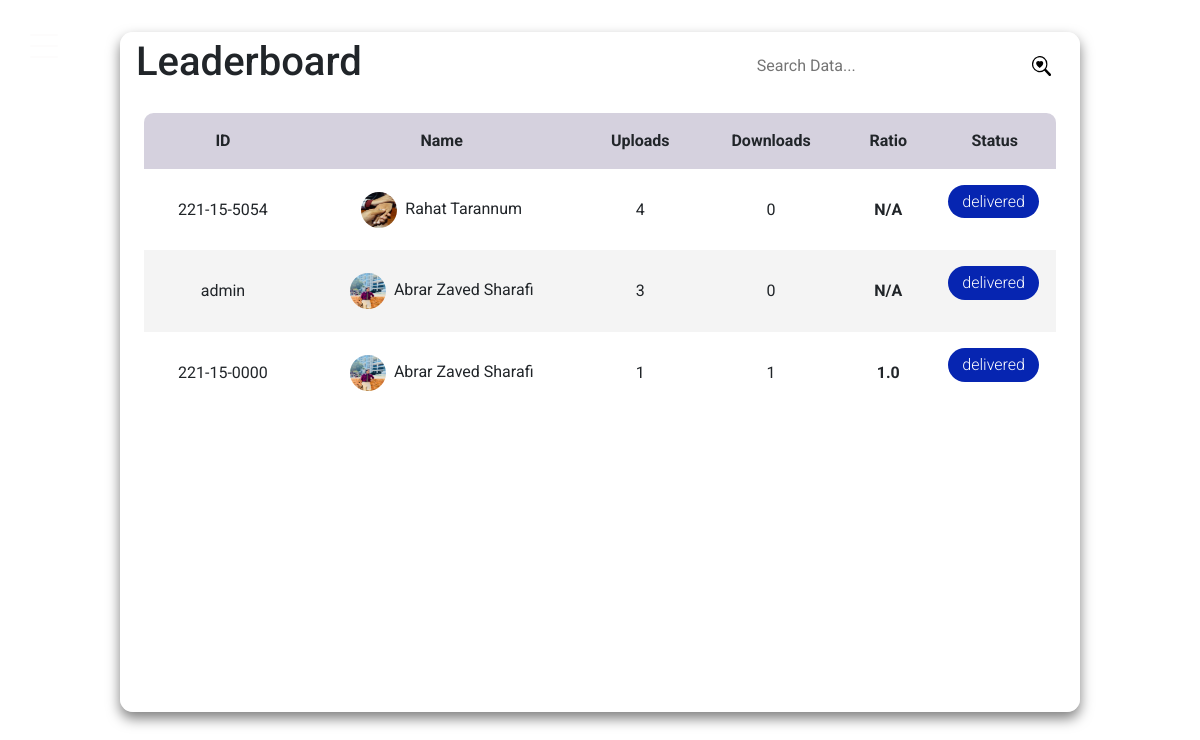
Page /dashboard/leaderboard on the earlier database version.
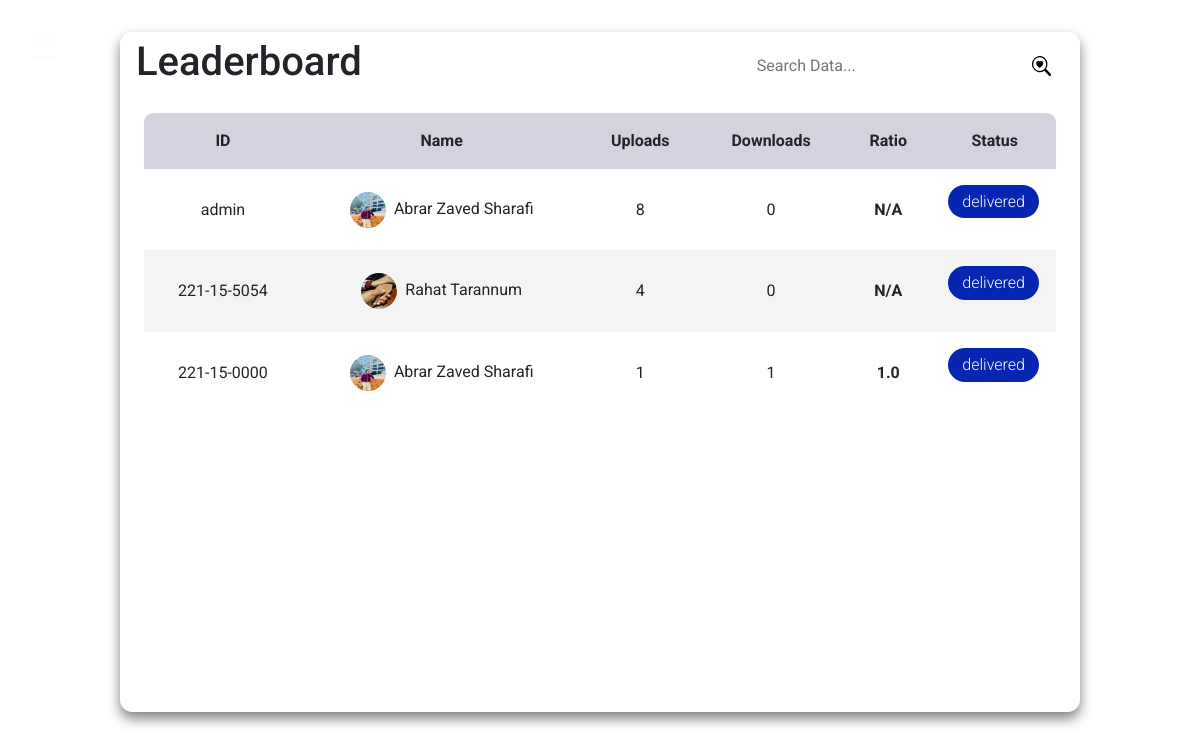
Same page on the later database version.
### dashboard/models.py (models this page shows, shortened)
class UserAttribute(models.Model):
    user=models.ForeignKey(Student, verbose_name="User", on_delete=models.CASCADE)
    uploads=models.IntegerField(default=0)
    downloads=models.IntegerField(default=0)

### authentication/models.py (models this page shows)
class Student(AbstractBaseUser, PermissionsMixin):
    student_id = models.CharField(max_length=50, unique=True)
    profile_pic=models.ImageField(upload_to='profile_pic/',null=True,blank=True)
    name = models.CharField(max_length=150, blank=True)
    email = models.EmailField(max_length=254, blank=True)
    dept = models.CharField(max_length=50, blank=True)
    phone_number=models.CharField(max_length=50,blank=True)
    website=models.CharField(max_length=200,null=True,blank=True)
    is_active = models.BooleanField(default=True)
    is_admin = models.BooleanField(default=False)
    is_staff = models.BooleanField(default=False)
    groups = models.ManyToManyField(
        Group,
        related_name="student_set",  # Custom related_name to avoid conflict
        blank=True,
    )
    user_permissions = models.ManyToManyField(
        Permission,
        related_name="student_permissions_set",  # Custom related_name to avoid conflict
        blank=True,
    )
    objects = MyUserManager()
    USERNAME_FIELD = "student_id"
    REQUIRED_FIELDS = []  # List additional required fields here, if any
    def __str__(self):
        return self.student_id

### dashboard/views.py (the view)
# urls.py: path("leaderboard", views.leaderboard_view, name="leaderboard"),
def leaderboard_view(request):
    user_attributes = UserAttribute.objects.all().order_by("-uploads")
    return render(
        request, "dashboard/leaderboard.html", {"user_attributes": user_attributes}
    )

### dashboard/templatetags/custom_filters.py (called while the page is built)
@register.filter
def ratio(downloads, user):
    uploads = UserAttribute.objects.get(user=user).uploads
    return uploads / downloads if downloads != 0 else "N/A"

### templates/dashboard/leaderboard.html (shortened to what this page needs)
{% extends "sidebar/main.html" %}
{% load static %}
{% load custom_filters %}
{% block content %}
<!DOCTYPE html>
<html lang="en">
<head>
    <link rel="stylesheet" type="text/css" href="{% static 'css/leaderboard.css' %}">
</head>
<body>
    <div class="leaderboard-wrapper">
        <main class="custom-table" id="customers_table">
            <section class="custom-table__header">
                <h1>Leaderboard</h1>
                <div class="custom-input-group">
                    <input type="search" placeholder="Search Data..." style="width: 100%; padding: 0 0.5rem 0 0.3rem; background-color: transparent; border: none; outline: none;">
                    <img src="{% static 'images/search-heart.svg' %}" alt="search" style="width: 1.2rem; height: 1.2rem;">
                </div>
            </section>
            <section class="custom-table__body">
                <table>
                    <thead>
                        <tr>
                            <th>ID</th>
                            <th>Name</th>
                            <th>Uploads</th>
                            <th>Downloads</th>
                            <th>Ratio</th>
                            <th>Status</th>
                        </tr>
                    </thead>
                    <tbody>
                        {% for user in user_attributes %}
                        <tr>
                            <td>{{user.user}}</td>
                            <td><img src="{{user.user.profile_pic.url}}" alt="" style="width: 36px; height: 36px; margin-right: 0.5rem; border-radius: 50%; vertical-align: middle;">{{user.user.name}}</td>
                            <td>{{user.uploads}}</td>
                            <td>{{user.downloads}}</td>
                            <td><strong>{{user.downloads|ratio:user.user}}</strong></td>
                            <td><p class="status delivered" style="color:white">delivered</p></td>
                        </tr>
                        {% endfor %}
                    </tbody>
                </table>
            </section>
        </main>
    </div>
</body>
</html>
{% endblock content %}

Differences in the rows shown:
changed UserAttribute "admin": uploads "3" → "8"; moves up the list
